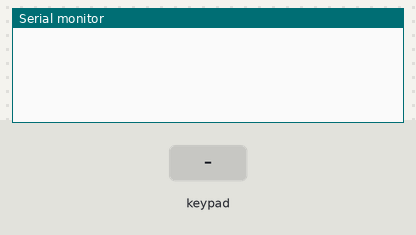
The sketch below on a simulated Arduino Mega 2560, built with avr-gcc and run on an emulated ATmega2560. Shown: the last lines printed to the serial monitor. The inputs (shaded band) are chosen by the test bench. Random numbers use the default seed unless the sketch sets one.

Above: at 12.8 s.
12.9 s: key '1' pressed
At 19.5 s:
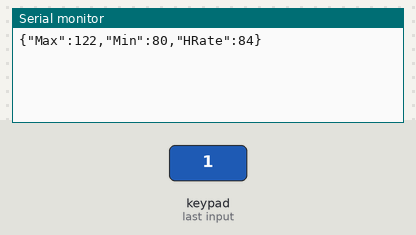
24.8 s: keypad keys 2 3 4 5 pressed 1.5 s apart
At 37.1 s:
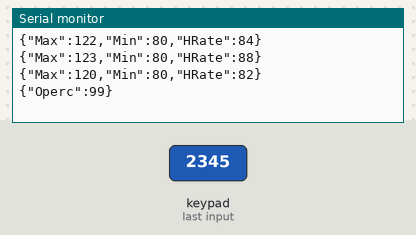
Timing chart, 0 to 38.6 s (numbered marks = the images above; inputs shaded):
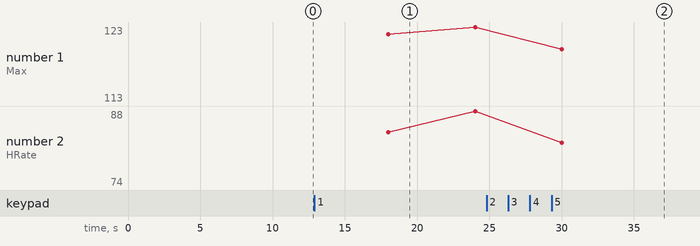

Measured:
- after the input at 12.9 s, the serial monitor: prints a new line after 5.1 s (image 1)
- after the input at 24.8 s, the serial monitor: prints a new line after 11.2 s (image 2)
- plotted number 1: 123 → 113 after the input at 24.8 s
- plotted number 2: 88 → 74 after the input at 24.8 s

The sketch:

SensorEmulator.ino
```cpp
// configuration of the keypad

// start and wait for arduino serial communication message based + checksum
// serial comunication profile


#include <Keypad.h>
#include <ArduinoJson.h>

const byte rows = 4;
const byte cls = 4;

char keyMap[rows][cls] = {
  {'1','2','3','4'},
  {'5','6','7','8'},
  {'9','C','C','C'},
  {'C','C','C','F'}
 };

byte pinRows[rows] = {2,3,4,5};
byte pinCls[cls] = {6,7,8,9};

Keypad kp = Keypad(makeKeymap(keyMap),pinRows,pinCls,rows,cls);
//-------------------------

int buttonPin = 28;

// Costants Definition

const int MaxPressureMIN = 115;
const int MaxPressureMAX = 130;

const int MinPressureMIN = 75;
const int MinPressureMAX = 85;

const int EarthRateMin = 75 ; // valore tra 60 e 100 battiti al minuto
const int EarthRateMax = 100; // questi sono soltanto valori di riferimento
// tachicardia sopra i 100

const int Operc = 100; // Oxigen perc
const int Tmeasurement = 6000 ; // ms from one measure to another


int critic = 0;


int simulatePressureMeasurement(){

    String cmd = "";
    int cont = 1;
          while(cont){
            pressureMeasure();

            delay(Tmeasurement);

            if(kp.getState() == HOLD){
             Serial.println(kp.getState());
             cont = 0;
             Serial.println("Stop");
             }
          cmd = "";
      }

      return 0;
  }

int simulateHRMeasurement(){

  char cmd = "";
  int cont = 1;
      while(cont){
        heartRateMeasure();
        delay(Tmeasurement);
        cmd = kp.getKey();
        if(kp.getState() == HOLD){
          cont = 0;
          Serial.println("Stop");
        }
        cmd = "";
    }

  return 0;
 }

int simulateSaturimeterMeasurement(){
  // if type = 1 : single measurement
  // else : continuos monitoring
  int cont = 1;
  char cmd = "";
      while(cont){
        saturimeterMeasure();
        delay(Tmeasurement);
        cmd = kp.getKey();
        if(kp.getState() == HOLD){
          Serial.println(kp.getState());
          cont = 0;
          Serial.println("Stop");
    }
    cmd = "";
      }

  return 0;
 }

int saturimeterMeasure(){
  const int capacity = JSON_OBJECT_SIZE(1);
  char output[14];

  StaticJsonDocument<capacity> measure;
  if(critic == 0){
    measure["Operc"] = random(Operc-1,Operc);
  }else{
    measure["Operc"] = random(Operc-10,Operc);
  }
  serializeJson(measure,output);
  Serial.println(output);

  return 0;

  }
int heartRateMeasure(){
    const int capacity = JSON_OBJECT_SIZE(1); // number of field
    char output[14];

    StaticJsonDocument<capacity> measure;
    if(critic == 0){
      measure["HRate"] = random(EarthRateMin+5,EarthRateMax-5);
    }else{
      measure["HRate"] = random(EarthRateMin-20,EarthRateMax+20);
    }
    serializeJson(measure,output);
    Serial.println(output);

    return 0;
  }
int pressureMeasure(){ // one measure of pression
  const int capacity = JSON_OBJECT_SIZE(3); // number of field
  char output[32];

  StaticJsonDocument<capacity> measure;
  if(critic == 0){
    measure["Max"] = random (MaxPressureMIN+5,MaxPressureMAX-5);
    measure["Min"] = random (MinPressureMIN+5,MinPressureMAX-5);
    measure["HRate"] = random (EarthRateMin+5,EarthRateMax-5);
  }else{
    measure["Max"] = random (MaxPressureMIN-20,MaxPressureMAX+20);
    measure["Min"] = random (MinPressureMIN-20,MinPressureMAX+20);
    measure["HRate"] = random (EarthRateMin-20,EarthRateMax+20);
  }

  serializeJson(measure, output);
  Serial.println(output);
  return 0;
}

void setup() {
  Serial.begin(9600);
  pinMode(buttonPin,INPUT);
  //kp.addEventListener(keyPadEvent);
  kp.setHoldTime(2000);
}

String cmd = "" ;
String seq = "";

void loop() {

  char key = kp.getKey();

  if(key){
    seq = seq + key;
    cmd = key;
  }


  if(cmd == "1"){
    pressureMeasure();
  }else if(cmd == "2"){
    saturimeterMeasure();

  }else if(cmd == "3"){
    heartRateMeasure();

  }else if(cmd == "4"){
    critic = 1;
    pressureMeasure();

  }else if(cmd == "5"){
    critic = 1;
    saturimeterMeasure();

  }else if(cmd == "6"){
    critic = 1;
    heartRateMeasure();

  }else if(cmd == "F" and kp.getState() == HOLD){
    Serial.println("Stop");
    cmd = "";
  }
  delay(Tmeasurement);
}
```
